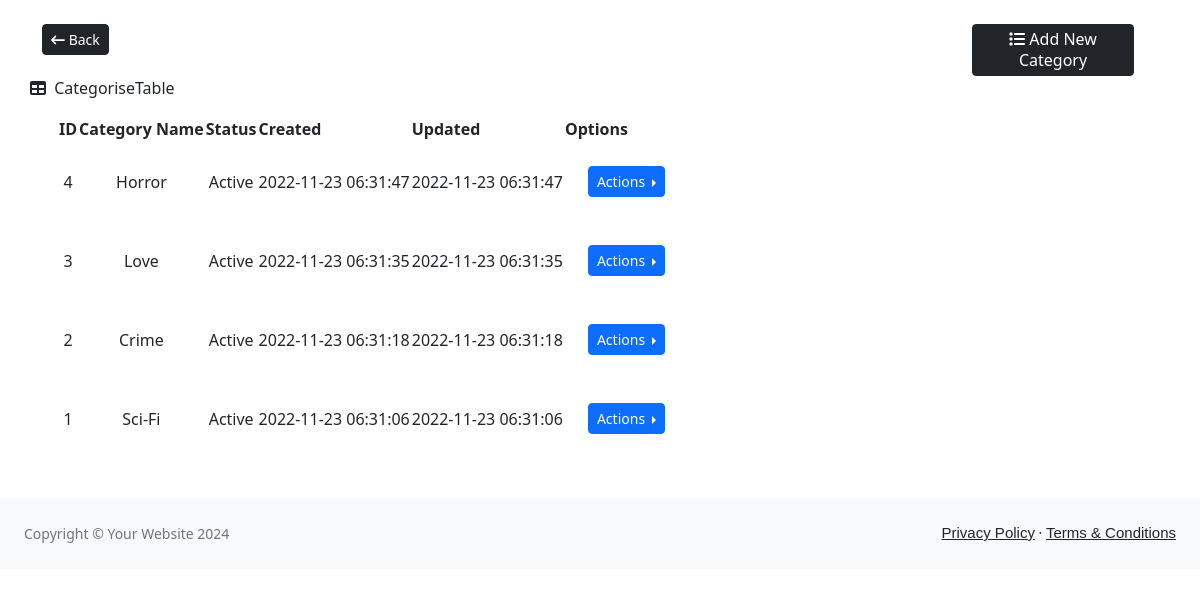
Screenshot of /admin/manage_category.php with the database file from the repository.
### tables this page shows
CREATE TABLE `categories` (
  `category_id` int(11) NOT NULL,
  `category_name` varchar(255) NOT NULL,
  `status` enum('1','0') NOT NULL DEFAULT '0',
  `created_at` timestamp NOT NULL DEFAULT current_timestamp(),
  `updated_at` timestamp NOT NULL DEFAULT current_timestamp() ON UPDATE current_timestamp()
);

### admin/manage_category.php (the view, shortened to what this page needs)
<?php include_once '../admin/template/header.php'; ?>
<body>
    <link href="../admin/assets/css/bootstrap.min.css" rel="stylesheet">
    <?php
    include_once '../db_config.php';
    try {
        $stmt = $conn->prepare("SELECT * FROM categories ORDER BY category_id DESC");
        $stmt->execute();
        $stmt->setFetchMode(PDO::FETCH_ASSOC);
        $result = $stmt->fetchAll();
    ?>
        <div class="container mt-4">
            <div class="row">
                <div class="row">
                    <div class="col-md-2">
                        <span class="d-grid gap-2 d-md-flex ">
                            <a href="dashboard.php" class="btn btn-dark btn-sm">
                                <i class="fa-solid fa-arrow-left-long"></i> Back
                            </a>
                        </span>
                    </div>
                    <div class="col-md-2"></div>
                    <div class="col-md-2"></div>
                    <div class="col-md-2"></div>
                    <div class="col-md-2"></div>
                    <div class="col-md-2">
                        <span class="d-grid gap-2 d-md-flex justify-content-md-end">
                            <button type="button" class="btn btn-dark btn-sm" data-bs-toggle="modal" data-bs-target="#exampleModal">
                                <span class="h6">
                                    <i class="fa-solid fa-list"></i> Add New Category
                                </span>
                            </button>
                        </span>
                    </div>
                </div>
                <div class="card-header">
                    <i class="fas fa-table me-1"></i>
                    CategoriseTable
                </div>
                <div class="card mb-4">
                    <div class="card-body">
                        <table id="datatablesSimple">
                            <thead>
                                <tr>
                                    <th>ID</th>
                                    <th>Category Name</th>
                                    <th>Status</th>
                                    <th>Created</th>
                                    <th>Updated</th>
                                    <th>Options</th>
                                </tr>
                            </thead>
                            <?php
                            foreach ($result as $row) {
                                if ($row['status'] == '1') {
                                    $status = 'Active';
                                } else {
                                    $status = 'Deactive';
                                }
                            ?>
                                <tbody>
                                    <tr>
                                        <td align="center">
                                            <?php echo $row['category_id']; ?>
                                        </td>
                                        <td align="center">
                                            <?php echo $row['category_name']; ?>
                                        </td>
                                        <td align="center">
                                            <?php echo $status; ?>
                                        </td>
                                        <td align="center">
                                            <?php echo $row['created_at']; ?>
                                        </td>
                                        <td align="center">
                                            <?php echo $row['updated_at']; ?>
                                        </td>
                                        <td class="p-4">
                                            <div class="btn-group dropend">
                                                <button type="button" class="btn btn-primary dropdown-toggle btn-sm" data-bs-toggle="dropdown" aria-expanded="false">
                                                    Actions
                                                </button>
                                            </div>
                                        </td>
                                    </tr>
                                </tbody>
                            <?php
                            }
                            ?>
                        </table>
                    </div>
                </div>
            </div>
        </div>
    <?php
    } catch (PDOException $e) {
        echo "Error:" . $e->getMessage();
    }
    ?>
    <?php include_once '../admin/template/footer.php'; ?>
</body>
</html>

### admin/template/header.php (style rules this page uses)
a { text-decoration: none; font-family: Arial, Helvetica, sans-serif; font-size: 15px; }

### rows the page displays
categories: category_id "4", category_name "Horror", status "Active", created_at "2022-11-23 06:31:47", updated_at "2022-11-23 06:31:47"
categories: category_id "3", category_name "Love", status "Active", created_at "2022-11-23 06:31:35", updated_at "2022-11-23 06:31:35"
categories: category_id "2", category_name "Crime", status "Active", created_at "2022-11-23 06:31:18", updated_at "2022-11-23 06:31:18"
categories: category_id "1", category_name "Sci-Fi", status "Active", created_at "2022-11-23 06:31:06", updated_at "2022-11-23 06:31:06"
